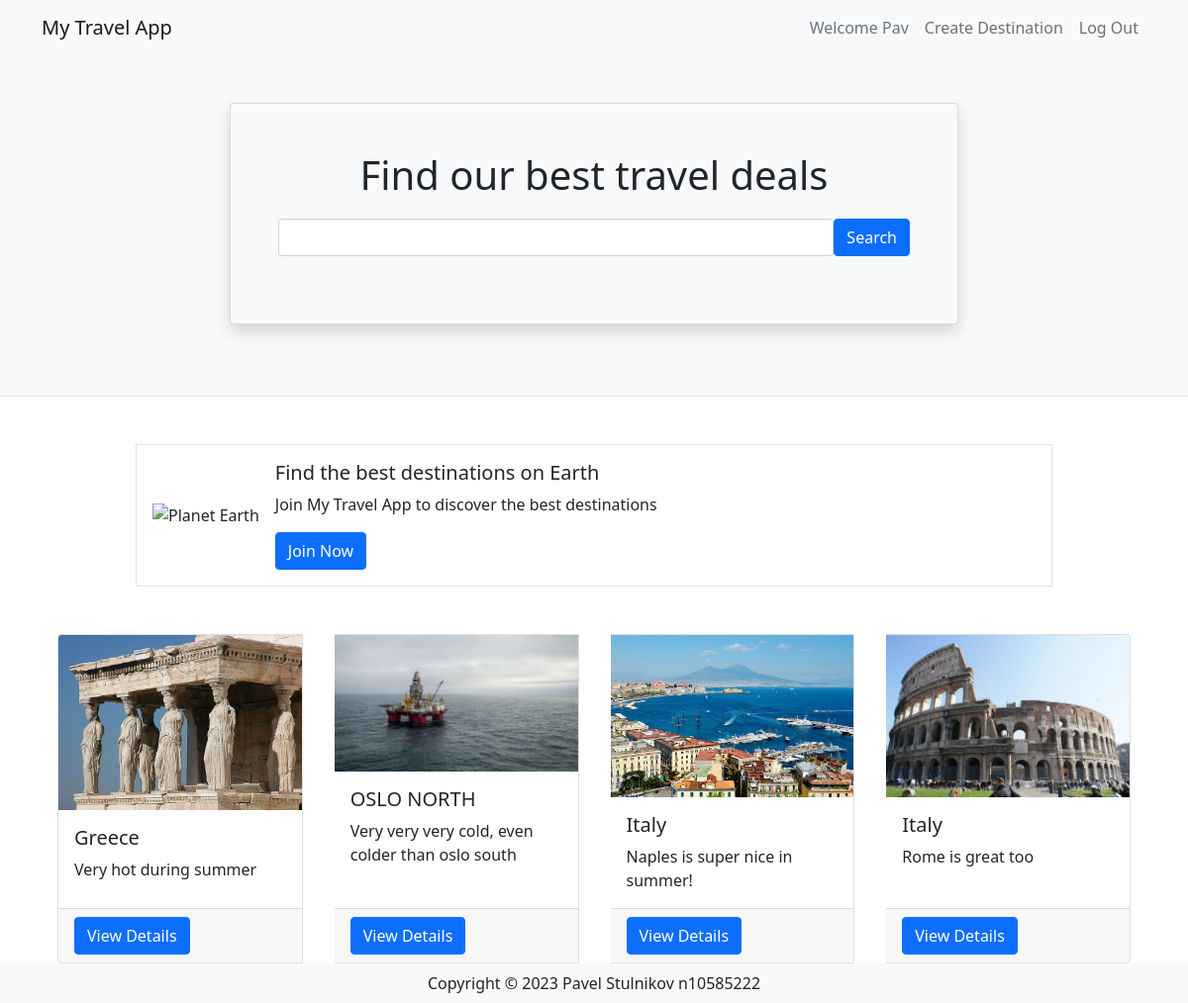
The page / (signed in) on the database its author committed.
### travel/models.py (models this page shows, shortened)
class User(db.Model, UserMixin):
    __tablename__ = "users"  # good practice to specify table name
    id = db.Column(db.Integer, primary_key=True)
    name = db.Column(db.String(100), index=True, unique=True, nullable=False)
    emailid = db.Column(db.String(100), index=True, nullable=False)
    password_hash = db.Column(db.String(255), nullable=False)
    comments = db.relationship("Comment", backref="user")

class Destination(db.Model):
    __tablename__ = "destinations"
    id = db.Column(db.Integer, primary_key=True)
    name = db.Column(db.String(80))
    description = db.Column(db.String(200))
    image = db.Column(db.String(400))
    currency = db.Column(db.String(3))
    comments = db.relationship("Comment", backref="destination")

### travel/views.py (the view)
@mainbp.route("/")
def index():
    destinations = Destination.query.all()
    return render_template("index.html", destinations=destinations)

### travel/__init__.py (called while the page is built)
def create_app():
    bootstrap = Bootstrap4(app)
    app.secret_key = "somerandomvalue"
    app.config["SQLALCHEMY_DATABASE_URI"] = "sqlite:///travel123.sqlite"
    db.init_app(app)
    login_manager = LoginManager()
    login_manager.login_view = "auth.login"
    login_manager.init_app(app)
    from .models import User  # importing here to avoid circular references
    @login_manager.user_loader
    def load_user(user_id):
        return User.query.get(int(user_id))
    from . import views
    app.register_blueprint(views.mainbp)
    from . import destinations
    app.register_blueprint(destinations.bp)
    from . import auth
    app.register_blueprint(auth.bp)
    return app

@app.context_processor
def inject_now():
    return {"now": datetime.utcnow()}

### travel/templates/index.html
{% extends 'base.html' %}
{% block header %}
      <div class="container">
         <div class="row justify-content-center mt-5 pb-4">
            <div class="col-md-8">
               <div class="card shadow p-5 mb-5 bg-light">
                  <h1 class="text-center mb-3">Find our best travel deals</h1>
                  <form class="form-inline d-flex flex-nowrap" action="{{url_for('main.search')}}" >
                     <input type="text" name="search" class="form-control flex-grow-1 my-1 mr-sm-2" id="SearchForm">
                     <button type="submit" class="flex-shrink-1 btn btn-primary my-1">Search</button>
                   </form>
               </div>
            </div>
         </div>
      </div>
{% endblock %}
{% block content %}
      <div class="container">
         <div class="row mt-5 mb-5 justify-content-center">
            <div class="col-md-10">
               <div class="media border p-3 d-flex justify-content-start">
                  <img class="align-self-center me-3" style="max-width:120px"
                     src="https://upload.wikimedia.org/wikipedia/commons/thumb/2/22/Earth_Western_Hemisphere_transparent_background.png/600px-Earth_Western_Hemisphere_transparent_background.png"
                     alt="Planet Earth">
                  <div class="align-self-center media-body">
                     <h5 class="mt-0">Find the best destinations on Earth</h5>
                     <p class="d-none d-sm-block">Join My Travel App to discover the best destinations</p>
                     <a href="#" class="btn btn-primary">Join Now</a>
                  </div>
               </div>
            </div>
         </div>
         <div class="card-group">
            {% for destination in destinations %}
            <div class="card mx-3">
               <img class="card-img-top"
                  src={{destination.image}} alt="destination picture">
               <div class="card-body">
                  <h5 class="card-title">{{destination.name}}</h5>
                  <p class="card-text">{{destination.description}}</p>
               </div>
               <div class="card-footer"><a href = "{{url_for('destination.show', id=destination.id)}}" class ="btn btn-primary"> View Details </a></div>
            </div>
            {% endfor %}
         </div>
      </div>
{% endblock %}

### travel/templates/base.html (shortened to what this page needs)
<html>
<head>
   <link href="https://cdn.jsdelivr.net/npm/bootstrap@5.0.0-beta3/dist/css/bootstrap.min.css" rel="stylesheet"
>
</head>
<body>
   <header class="bg-light border-bottom">
      <nav class="navbar navbar-expand-lg navbar-light bg-light">
         <div class="container">
            <a href="/" class="navbar-brand">
               My Travel App
            </a>
            <div class="collapse navbar-collapse justify-content-end" id="navbarSupportedContent">
               <div class="navbar-nav ml-auto">
                  {% if current_user.is_authenticated %}
                     <a class="nav-item nav-link disabled text-muted" href="#">Welcome {{current_user.name}}</a>
                     <a class="nav-item nav-link" href="{{ url_for('destination.create') }}">Create Destination</a>
                     <a class="nav-item nav-link" href="{{ url_for('auth.logout') }}">Log Out</a>
                  {% else %}
                     <a class="nav-item nav-link" href="{{ url_for('auth.register') }}">Register</a>
                     <a class="nav-item nav-link" href="{{ url_for('auth.login') }}">Log In</a>
                  {% endif %}
               </div>
            </div>
         </div>
      </nav>
    {% block header %}
    {% endblock %}
   </header>
   {% block content %}
   {% endblock %}
    <footer class="footer">
        <div class="text-center py-2 bg-light">
            <span class="text-dark">Copyright &copy; {{ now.year }} Pavel Stulnikov n10585222</span>
        </div>
    </footer>
   </body>
</html>

### rows shown on the page
User: name "Pav"
Destination: image (picture), name "Greece", description "Very hot during summer"
Destination: image (picture), name "OSLO NORTH", description "Very very very cold, even colder than oslo south"
Destination: image (picture), name "Italy", description "Naples is super nice in summer!"
Destination: image (picture), name "Italy", description "Rome is great too"
